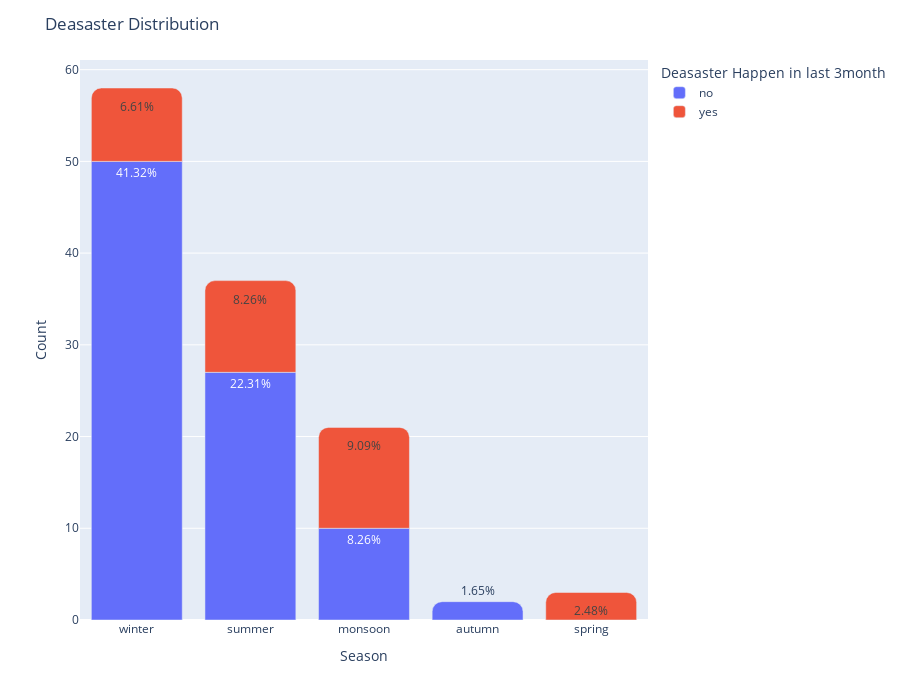

Write notebook code for a chart like this one.
### Code cell
fig = px.bar(
    data_frame=count_season,
    x="Season",
    y="count",
    text=round((count_season["count"]/count_season["count"].sum())*100, 2).apply(lambda x: f"{x}%"),
    color="Deasaster Happen in last 3month",
)

fig.update_layout(
    title= "Deasaster Distribution",
    xaxis_title= "Season",
    yaxis_title= "Count",
    barcornerradius=10,
    height=700 
)

fig

### Figure 1 — Plotly figure (JSON) as saved in the notebook; plotly's stock layout.template omitted (floating-point values rounded to 4 significant figures)
{"data": [{"alignmentgroup": "True", "hovertemplate": "Deasaster Happen in last 3month=no<br>Season=%{x}<br>count=%{y}<br>text=%{text}<extra></extra>", "legendgroup": "no", "marker": {"color": "#636efa", "pattern": {"shape": ""}}, "name": "no", "offsetgroup": "no", "orientation": "v", "showlegend": true, "text": ["41.32%", "22.31%", "8.26%", "1.65%"], "textposition": "auto", "type": "bar", "x": ["winter", "summer", "monsoon", "autumn"], "xaxis": "x", "y": [50, 27, 10, 2], "yaxis": "y"}, {"alignmentgroup": "True", "hovertemplate": "Deasaster Happen in last 3month=yes<br>Season=%{x}<br>count=%{y}<br>text=%{text}<extra></extra>", "legendgroup": "yes", "marker": {"color": "#EF553B", "pattern": {"shape": ""}}, "name": "yes", "offsetgroup": "yes", "orientation": "v", "showlegend": true, "text": ["9.09%", "8.26%", "6.61%", "2.48%"], "textposition": "auto", "type": "bar", "x": ["monsoon", "summer", "winter", "spring"], "xaxis": "x", "y": [11, 10, 8, 3], "yaxis": "y"}], "layout": {"barcornerradius": 10, "barmode": "relative", "height": 700, "legend": {"title": {"text": "Deasaster Happen in last 3month"}, "tracegroupgap": 0}, "margin": {"t": 60}, "title": {"text": "Deasaster Distribution"}, "xaxis": {"anchor": "y", "domain": [0, 1], "title": {"text": "Season"}}, "yaxis": {"anchor": "x", "domain": [0, 1], "title": {"text": "Count"}}}}
